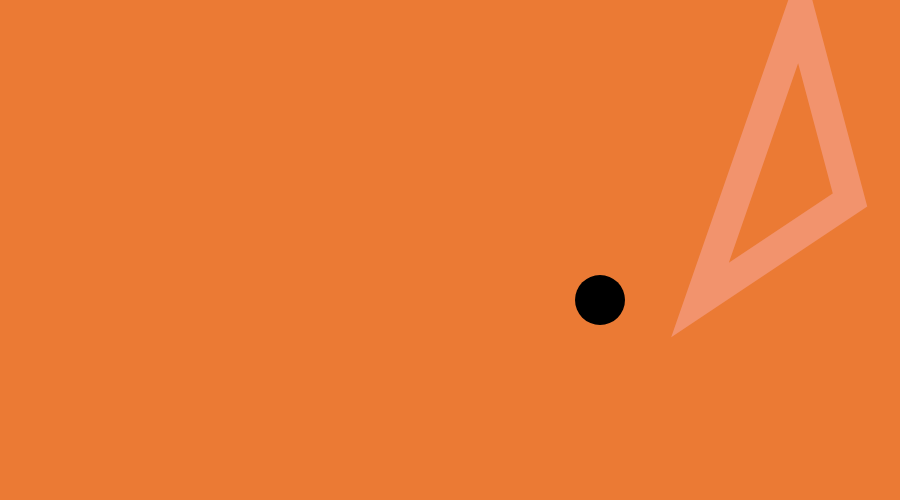
Frame 1 (no input)
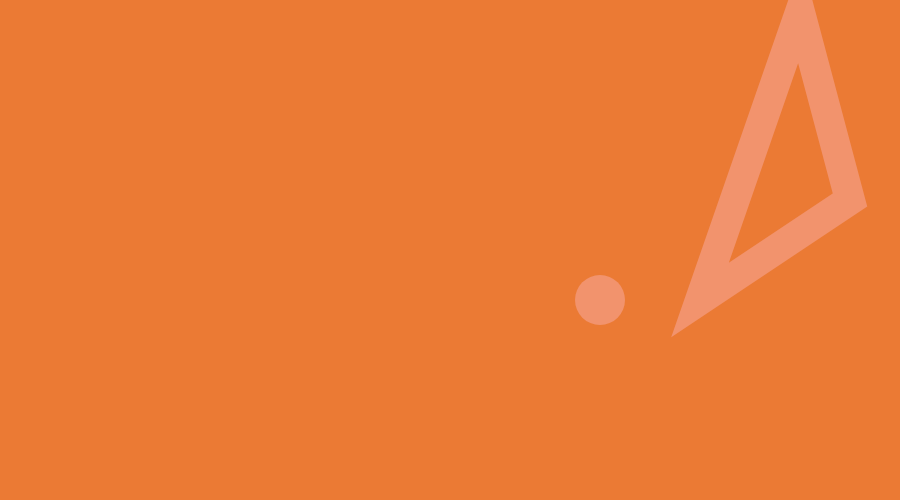
Frame 60 (no input)
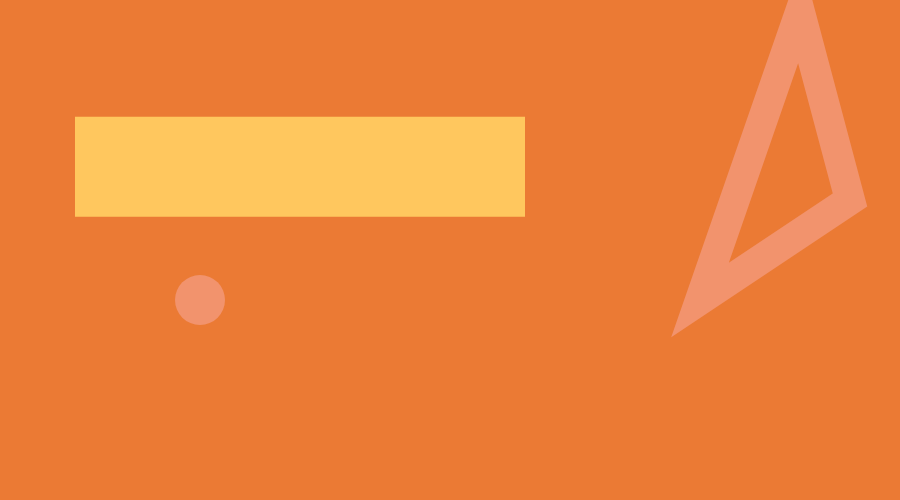
Frame 120 (the mouse pressed at the canvas centre since frame 60)

The p5.js sketch that drew these frames (run headless with seeded random() and noise() and a simulated clock; from frame 60 on, the mouse is pressed at the canvas centre):

// p5.js sketch
// ── sketch.js
//our custom variable
let pointX;
let mouseDist;
let triY;

function setup() {
  //create the canvas element
  createCanvas(900, 500);

  //giving pointX a value of 300
  pointX = 600;
  triY = 300;
  rectMode(CENTER);
  print(pointX)
}




function draw() {
background(235, 122, 52);
mouseDist = dist(mouseX, mouseY, pmouseX, pmouseY)
print (mouseDist);
smooth();
  //line and point styles
  strokeWeight(50);
  //point expects an x and y coordinate
  point(pointX, 300);
  strokeWeight(mouseDist);
  //line expects two x, y coordinates
  //then conects the coordinates
  line(mouseX, mouseY, pmouseX, pmouseY);


  //ellipse styles
  noStroke();
  fill(190, 55,12);
  //ellipse expects an x, and y coordinate
  //and width and Height
  //ellipse(mouseX, mouseY, 200, 200);

  stroke(random(255), random(255), random(255));

  //rect styles
  strokeWeight(mouseDist);

  //fills in shapes with color
  //affects shapes that come after
  fill(255, 199, 94);

  //rect expecting an x and y coordinate
  //and width and Height
  rect(width/3, height/3, mouseX, 100);

  //triangle styles
  noFill();
  strokeWeight(30);
  stroke(242, 147, 109)
  //triangle expects three set of x, y
  triangle(800, 12, 850, 200, 700, triY);
  //print(mouseX);

  if(mouseIsPressed){
    //when mouse is pressed reset pointX to 200
    pointX = 200;
  } else {
    //when mouse is pressed reset pointX to 600
    pointX = 600;

  }

if(keyIsPressed){
  //when mouse is pressed reset pointX to 200
  triY = 600;
} else {
  //when mouse is pressed reset pointX to 600
  triY = 300;

  }

}

// ── Homework1.js


function setup(){
  createCanvas(windowWidth,windowHeight)
}


function draw(){
background(145, 230, 208)


strokeWeight(25);
point(100,200);

stroke(242, 147, 109);
strokeWeight(30);
noFill();
rect(200,230,480,380);

fill(255);
noStroke();
ellipse(180,185,300,300);

fill(247, 232, 143);
triangle(800, 30, 800, 150, 700, 80);




}
